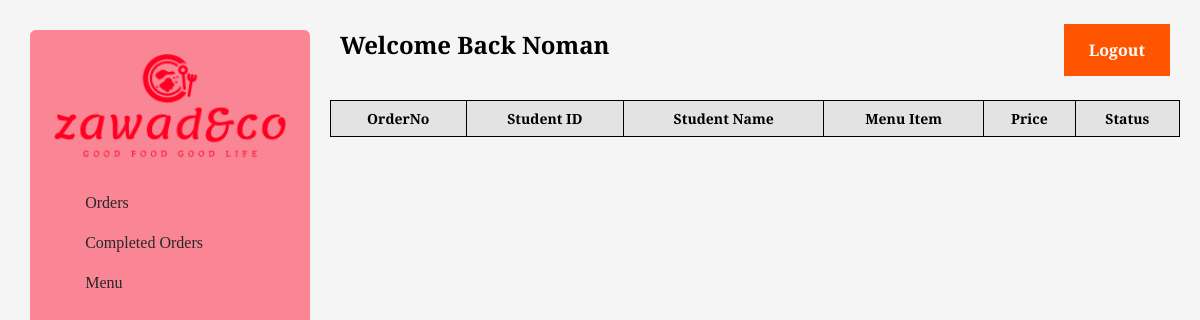
Page /complete-order.php (signed in) on the earlier database version.
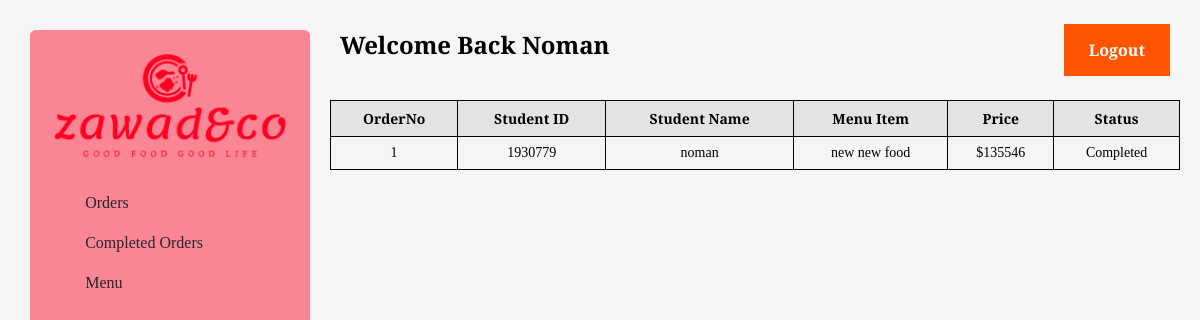
Same page on the later database version.
### tables this page shows
CREATE TABLE `orders` (
  `order_id` int(11) NOT NULL,
  `st_name` varchar(255) NOT NULL,
  `st_id` int(10) NOT NULL,
  `menu_id` int(11) NOT NULL,
  `order_status` tinyint(1) NOT NULL
);

CREATE TABLE `menu` (
  `menu_id` int(11) NOT NULL,
  `menu_name` varchar(255) NOT NULL,
  `menu_price` int(10) NOT NULL,
  `menu_disc` varchar(255) NOT NULL
);

### complete-order.php (the view, shortened to what this page needs)
<?php
include("./assets/sections/dashboard-header.php");
include_once('./connect.php');
$query = "SELECT * FROM orders WHERE order_status = 1";
$result = mysqli_query($conn, $query);
?>
<table class="dashboard-table">
        <thead>
            <tr>
                <th>OrderNo</th>
                <th>Student ID</th>
                <th>Student Name</th>
                <th>Menu Item</th>
                <th>Price</th>
                <th>Status</th>
            </tr>
        </thead>
        <tbody>
            <?php
                if ($result) {
                $orderNumber = 1;
                 while ($row = mysqli_fetch_assoc($result)) {
                     $st_id = $row['st_id'];
                    $st_name = $row['st_name'];
                    $menu_id = $row['menu_id'];
                $menuQuery = "SELECT menu_name, menu_price FROM menu WHERE menu_id = $menu_id";
                $menuResult = mysqli_query($conn, $menuQuery);
                if ($menuResult) {
                    $menuRow = mysqli_fetch_assoc($menuResult);
                    $menu_name = $menuRow['menu_name'];
                    $menu_price = $menuRow['menu_price'];
            ?>
            <tr>
                <td><?=$orderNumber?></td>
                <td><?= $st_id?></td>
                <td><?=$st_name?></td>
                <td><?=$menu_name?></td>
                <td>$<?=$menu_price?></td>
                <td>Completed</td>
            </tr>
            <?php
            } else {
                echo "An error occurred while fetching menu data: " . mysqli_error($conn);
                }
            }
                } else {
                    echo "An error occurred while fetching order data: " . mysqli_error($conn);
            }
            ?>
        </tbody>
    </table>
<?php include("./assets/sections/dashboard-footer.php"); ?>

Differences in the rows shown:
added orders: st "1930779", st_name "noman", menu.menu_name "new new food", menu.menu_price "135546"
